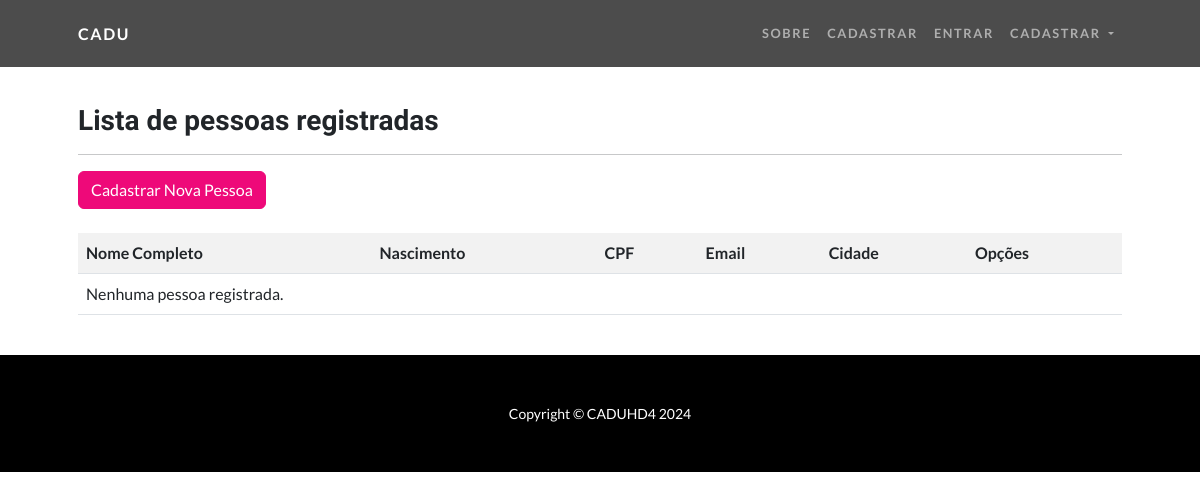
/listar/pessoas/, run on an earlier commit of the app's database.
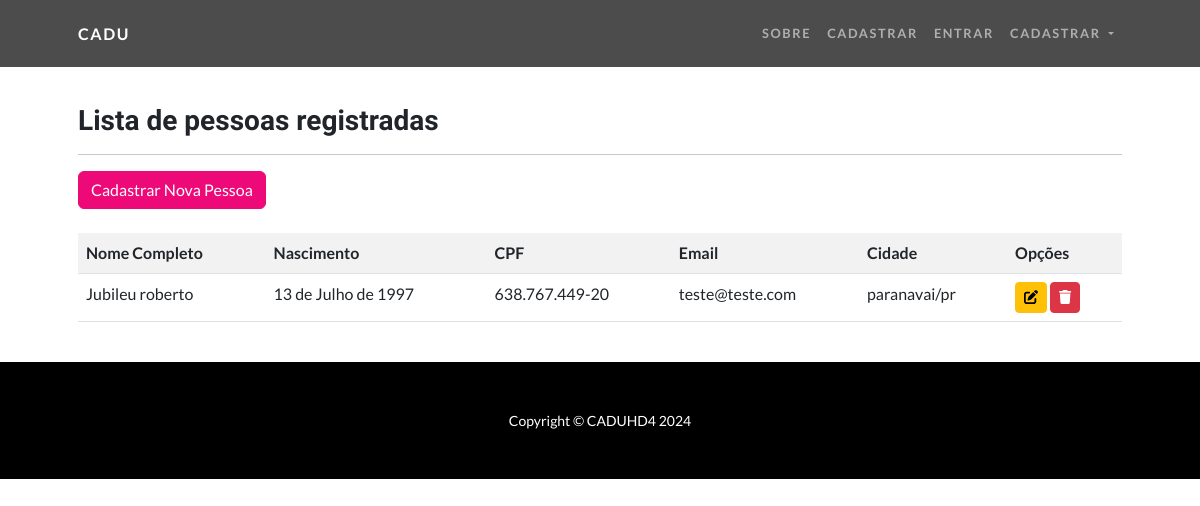
And on a later commit of the database.
### cadastros/models.py (models this page shows, shortened)
class Pessoa(models.Model):
    nome_completo = models.CharField(max_length=150)
    nascimento = models.DateField(verbose_name="data de nascimento")
    cpf = models.CharField(max_length=14, verbose_name="cpf", unique=True)
    email = models.EmailField(max_length=120, blank=True, null=True)
    cadastrado_em = models.DateTimeField(auto_now_add=True)
    atualizado_em = models.DateTimeField(auto_now=True)
    cidade = models.ForeignKey(Cidade, on_delete=models.PROTECT)

class Cidade(models.Model):
    nome = models.CharField(max_length=100)
    estado = models.CharField(max_length=2)
    def __str__(self):
        return f"{self.nome}/{self.estado}"

### cadastros/views.py (the view)
# urls.py: path('listar/pessoas/', PessoaList.as_view(), name='list-pessoa'),
class PessoaList(ListView):
    model = Pessoa
    template_name = 'cadastros/listas/pessoa.html'
    context_object_name = 'pessoas'

### cadastros/templates/cadastros/listas/pessoa.html (shortened to what this page needs)
{% extends "paginas/modelo.html" %}
{% load static %}
{% block content %}
<h3>Lista de pessoas registradas</h3>
<hr>
<div class="text-right mb-3">
    <a href="{% url 'add-pessoa' %}" class="btn btn-primary">Cadastrar Nova Pessoa</a>
</div>
<div class="table-responsive mt-4">
    <table class="table table-striped">
        <tr>
            <th>Nome Completo</th>
            <th>Nascimento</th>
            <th>CPF</th>
            <th>Email</th>
            <th>Cidade</th>
            <th>Opções</th>
        </tr>
        {% for pessoa in object_list %}
        <tr>
            <td>{{ pessoa.nome_completo }}</td>
            <td>{{ pessoa.nascimento }}</td>
            <td>{{ pessoa.cpf }}</td>
            <td>{{ pessoa.email }}</td>
            <td>{{ pessoa.cidade }}</td>
            <td>
                <a href="{% url 'update-pessoa' pessoa.pk %}" class="btn btn-warning btn-sm"><i class="fas fa-edit"></i></a>
                <a href="{% url 'delete-pessoa' pessoa.pk %}" class="btn btn-danger btn-sm"><i class="fas fa-trash"></i></a>
            </td>
        </tr>
        {% empty %}
        <tr>
            <td colspan="6">Nenhuma pessoa registrada.</td>
        </tr>
        {% endfor %}
    </table>
</div>
{% endblock %}

### paginas/templates/paginas/modelo.html (shortened to what this page needs)
{% load static %}
<!DOCTYPE html>
<html lang="pt-br">
<head>
    <link href="{% static 'css/styles.css' %}" rel="stylesheet" />
</head>
<body>
    <div class="container">
{% block navegacao %}
<nav class="navbar navbar-expand-lg navbar-dark navbar-custom fixed-top">
    <div class="container px-5">
        <a class="navbar-brand" href="#page-top">Cadu</a>
        <div class="collapse navbar-collapse" id="navbarResponsive">
            <ul class="navbar-nav ms-auto">
                <li class="nav-item"><a class="nav-link" href="{% url 'sobre' %}">Sobre</a></li>
                <li class="nav-item"><a class="nav-link" href="{% url 'register' %}">Cadastrar</a></li>
                <li class="nav-item"><a class="nav-link" href="{% url 'login' %}">Entrar</a></li>
                <li class="nav-item dropdown">
                    <a class="nav-link dropdown-toggle" href="#" id="navbarDropdown" role="button" data-bs-toggle="dropdown" aria-expanded="false">
                        Cadastrar
                    </a>
                </li>
            </ul>
        </div>
    </div>
</nav>
{% endblock %}
    </div>
    <section id="scroll">
    <div class="container px-5">
        <div class="row gx-5 align-items-center">
            <div class="col-lg py-4">
                {% block content %}
                {% endblock %}
            </div>
        </div>
    </div>
    </section>
    {% block rodape %}
    <footer class="py-5 bg-black">
        <div class="container px-5">
          <p class="m-0 text-center text-white small">Copyright &copy; CADUHD4 2024</p>
        </div>
      </footer>
    {% endblock %}
    </body>
</html>

What changed in the data, as far as the page shows it:
added Pessoa: nome_completo "Jubileu roberto", nascimento "13 de Julho de 1997", cpf "638.767.449-20", email "teste@teste.com", cidade "paranavai/pr"
Also different on the page:
text no longer shown: "Nenhuma pessoa registrada."
